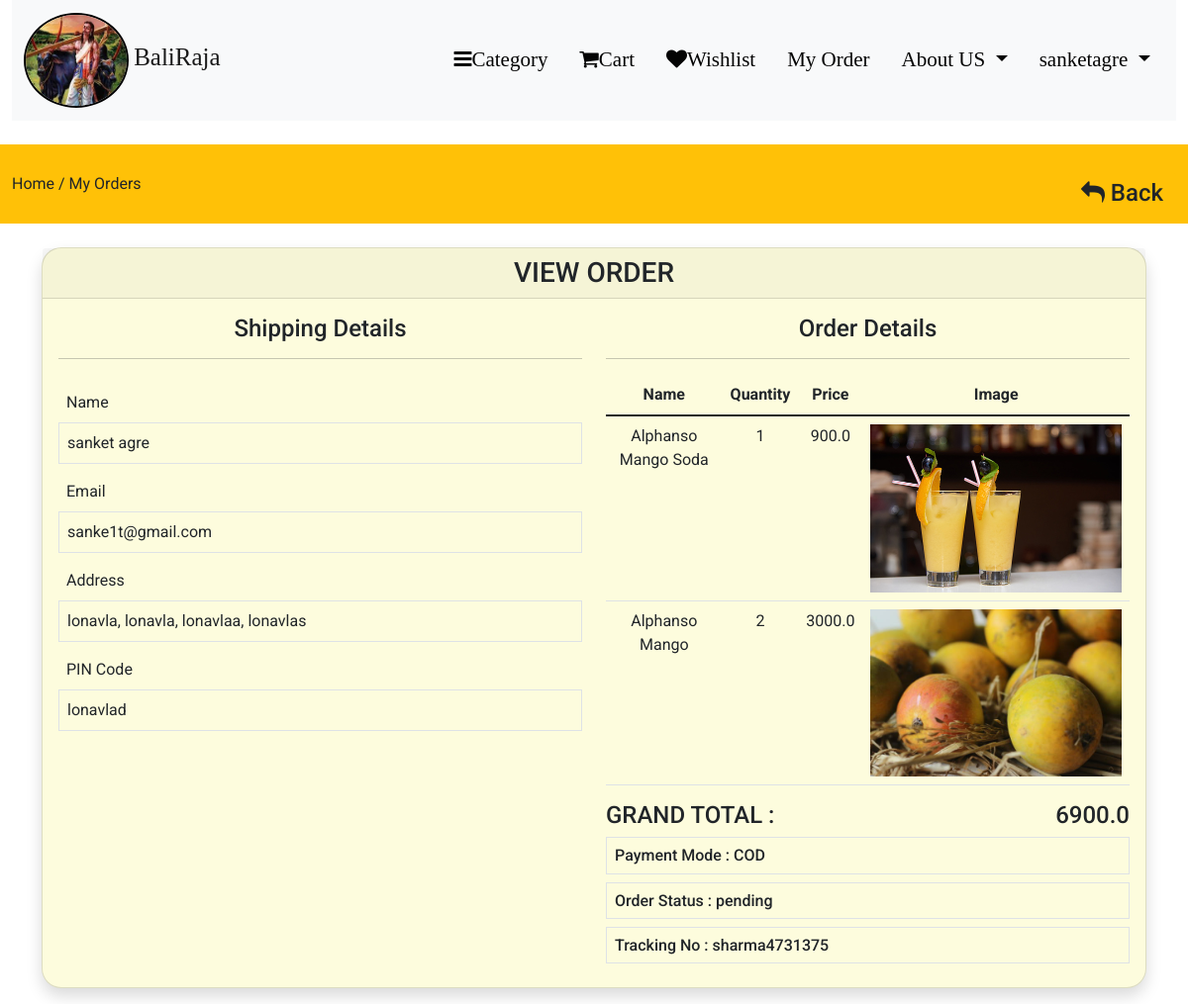
The page /view-order/sharma4731375 (signed in) on the database its author committed.
### app/models.py (models this page shows, shortened)
class Order(models.Model):
    user=models.ForeignKey(User, on_delete=models.CASCADE)
    fname= models.CharField(max_length=150, null=False)
    lname= models.CharField(max_length=150, null=False)
    email= models.CharField(max_length=150, null=False)
    phone= models.CharField(max_length=150, null=False)
    address= models.TextField(null=False)
    city= models.CharField(max_length=150, null=False)
    state= models.CharField(max_length=150, null=False)
    country= models.CharField(max_length=150, null=False)
    pincode= models.CharField(max_length=150, null=False)
    total_price=models.FloatField(null=False)
    payment_mode=models.CharField(max_length=150, null=False)
    payment_id=models.CharField(max_length=250, null=True, blank=True)
    orderstatus=(
        ('pending','pending'),
        ('out for shipping','out for shipping' ),
        ('completed','completed')
    )
    status= models.CharField(max_length=150, choices=orderstatus, default='pending')
    message= models.TextField(null=True, blank=True)
    tracking_no=models.CharField(max_length=150, null=True)
    created_at=models.DateTimeField( auto_now_add=True)
    updated_at=models.DateTimeField(auto_now=True)

class OrderItem(models.Model):
    order=models.ForeignKey(Order, on_delete=models.CASCADE)
    Product=models.ForeignKey(product, on_delete=models.CASCADE)
    price=models.FloatField(null=False)
    quantity=models.IntegerField(null=False)

class product(models.Model):
    category=models.ForeignKey(category, on_delete=models.CASCADE)
    slug= models.CharField(max_length=191, null=False, blank=False)
    name= models.CharField(max_length=191, null=False, blank=False)
    product_image=models.ImageField(upload_to=get_file_path,null=False, blank=False )
    small_desc= models.TextField(max_length=250, null=True, blank=False )
    quantity=models.IntegerField(null=False, blank=False)
    qty_prod= models.CharField(max_length=191, null=True, blank=True)
    title_qty= models.CharField(max_length=191, null=True, blank=True)
    product_desc= models.TextField(max_length=500, null=False, blank=False )
    original_price=models.FloatField(null=False, blank=False)
    selling_price=models.FloatField(null=False, blank=False)
    status=models.BooleanField(default=False, help_text="0=default, 1=Hidden")
    trending=models.BooleanField(default=False, help_text="0=default, 1=Trending")
    best_deal=models.BooleanField(default=False, help_text="0=default, 1=Best_deal")
    vegitables=models.BooleanField(default=False, help_text="0=default, 1=Vegitables")
    fruits=models.BooleanField(default=False, help_text="0=default, 1=Fruits")
    harbs=models.BooleanField(default=False, help_text="0=default, 1=Harbs")
    dry_fruits=models.BooleanField(default=False, help_text="0=default, 1=Dry_fruits")
    dal=models.BooleanField(default=False, help_text="0=default, 1=Dal")
    masale=models.BooleanField(default=False, help_text="0=default, 1=Masale")
    farming_Tools=models.BooleanField(default=False, help_text="0=default, 1=Farming_Tools")
    fertilizer=models.BooleanField(default=False, help_text="0=default, 1=Fertilizer")
    insecticides=models.BooleanField(default=False, help_text="0=default, 1=Insecticides")
    other_farming_Tools=models.BooleanField(default=False, help_text="0=default, 1=Other_farming_Tools")
    tag=models.CharField(max_length=150, null=True, blank=False )
    meta_title=models.CharField(max_length=191, null=False, blank=False)
    meta_keywords=models.CharField(max_length=191, null=False, blank=False)
    meta_desc= models.TextField(max_length=500, null=False, blank=False )
    created_at=models.DateTimeField(auto_now_add=True)

### app/controller/order.py (the view)
# urls.py: path("view-order/<str:t_no>", order.orderview, name="orderview"),
@login_required(login_url="loginpage")
def orderview(request, t_no):
    order= Order.objects.filter(tracking_no=t_no).filter(user=request.user).first()
    orderitems=OrderItem.objects.filter(order=order)
    context={'order':order,'orderitems':orderitems}
    return render(request, 'products/order/view.html', context)

### template/products/order/view.html
{% extends 'base.html' %}
{% block body %}
<div class="py-1 my-4 bg-warning">
    <div class="container-fluid my-4 ">
        <a class="text-dark" href="{% url 'home' %}"> Home /</a>
        <a class="text-dark" href="{% url 'myorder' %}"> My Orders </a>
        <a href="{% url 'myorder' %}" class="btn btn-warning float-end text-dark"><h4><i class="fa fa-reply"></i> Back </h4></a>
    </div>
</div>
<div class="container my-3">
    <div class="row">
        <div class="col-md-12 ">
            <div class="card shadow ">
                <div class="card-header text-center ">
                    <h3 class="mb-0"> VIEW ORDER</h3>
                </div>
                <div class="card-body ">
                    <div class="row">
                        <div class="col-md-6">
                            <h4 class="text-center" >Shipping Details</h4>
                            <hr>
                            <label class=" mt-2 p-2 "> Name</label>
                            <div class="border p-2">{{ order.fname }} {{ order.lname }}</div>
                            <label class=" mt-2 p-2">Email</label>
                            <div class="border p-2">{{ order.email }}</div>
                            <label class=" mt-2 p-2"> Address</label>
                            <div class="border p-2">
                                {{ order.address }},
                                {{ order.city }},
                                {{ order.state }},
                                {{ order.country }}
                            </div>
                            <label class=" mt-2 p-2">PIN Code</label>
                            <div class="border p-2">{{ order.pincode }}</div>
                        </div>
                        <div class="col-md-6">
                            <h4 class="text-center" > Order Details</h4>
                            <hr>
                            <table class="table table-bord text-center">
                                <thead>
                                    <tr>
                                        <th>Name </th>
                                        <th>Quantity</th>
                                        <th>Price</th>
                                        <th>Image</th>
                                    </tr>
                                </thead>
                                <tbody>
                                    {% for item in orderitems %}
                                        <tr>
                                            <td>{{ item.Product.name }}</td>
                                            <td>{{ item.quantity }}</td>
                                            <td>{{ item.price }}</td>
                                            <td>
                                                <img src="{{ item.Product.product_image.url }}" class="w-100" alt="product Image">
                                            </td>
                                        </tr>
                                    {% endfor %}
                                </tbody>
                            </table>
                            <h4> GRAND TOTAL : <span class="float-end">{{ order.total_price }}</span></h4>
                            <h6 class="border p-2" > Payment Mode : {{ order.payment_mode }}</h6>
                            <h6 class="border p-2" > Order Status : {{ order.status }}</h6>
                            <h6 class="border p-2" > Tracking No : {{ order.tracking_no }}</h6>
                        </div>
                    </div>
                </div>
            </div>
        </div>
    </div>
</div>
{% endblock body %}

### template/navbar.html (shortened to what this page needs)
<div class="container-fluid">
  <nav class="navbar navbar-expand-lg navbar-light bg-light">
    <div class="container-fluid">
      <a class="navbar-brand" href="/">
        <img  class="svg balirajalogo w-50"src="/static/images/1.jfif" alt="logo" > <i class="fa fa " style="font-size: 25px;">BaliRaja</i> </a>
      <div class="collapse navbar-collapse" id="navbarSupportedContent">
        <ul class="navbar-nav text-center ms-auto">
          <li class="nav-item">
            <a class="nav-link {% if request.resolver_match.url_name == 'collection' %}active{% endif %}" aria-current="page" href="{% url 'collection' %}"> <i class="fa fa-bars">Category</i></a>
          </li>
          <li class="nav-item">
            <a class="nav-link {% if request.resolver_match.url_name == 'cart' %}active{% endif %}" aria-current="page" href="{% url 'cart' %}"> <i class="fa fa-shopping-cart">Cart</i></a>
          </li>
          <li class="nav-item">
            <a class="nav-link {% if request.resolver_match.url_name == 'wishlist' %}active{% endif %}" aria-current="page" href="{% url 'wishlist' %}"> <i class="fa fa-heart">Wishlist</i></a>
          </li>
          <li class="nav-item">
            <a class="nav-link {% if request.resolver_match.url_name == 'myorder' %}active{% endif %}" aria-current="page" href="{% url 'myorder' %}"> <i class="fa fa">My Order</i></a>
          </li>
          <li class="nav-item dropdown">
            <a class="nav-link dropdown-toggle" href="#" id="navbarDropdown" role="button" data-bs-toggle="dropdown" aria-expanded="false">
              <i class="fa fa-about">About US</i>
            </a>
          </li>
          {% if request.user.is_authenticated %}
          <li class="nav-item dropdown">
            <a class="nav-link dropdown-toggle" href="#" id="navbarDropdown" role="button" data-bs-toggle="dropdown" aria-expanded="false">
              <i class="fa fa-about">{{request.user}}</i>
            </a>
          </li>
          {% endif %}
        </ul>
      </div>
    </div>
  </nav>
</div>

### template/base.html (style rules this page uses)
* { font-family: 'Roboto', sans-serif; margin: 0; padding: 0; }
a { text-decoration: none; }
.card { background-color: #fdfcdd; border-radius: 1.25rem; }

### template/navbar.html (style rules this page uses)
.svg { height: 6rem; width: 2rem; padding-right: .0005rem; padding-left: .0005rem; color: rgb(255, 255, 255); border-radius: 50%; border: 2px solid black; }
.nav-link { padding-right: 1.3rem; padding-left: .5rem; color: #000000; font-size: 21px; }
.navbar-light .navbar-nav .nav-link { color: rgb(4, 4, 4); }
a { color: #0f1012; }
ul { display: inline-block; }
ul li { display: inline-block; margin: 0 6px; }
.navbar-nav { display: inline-block; }

### rows shown on the page
Order: fname "sanket", lname "agre", email "sanke1t@gmail.com", address "lonavla", city "lonavla", state "lonavlaa", country "lonavlas", pincode "lonavlad", total_price "6900.0", payment_mode "COD", status "pending", tracking_no "sharma4731375"
OrderItem: Product.name "Alphanso Mango Soda", quantity "1", price "900.0", Product.product_image (picture)
OrderItem: Product.name "Alphanso Mango", quantity "2", price "3000.0", Product.product_image (picture)

### other values the page prints
{{ request.user }} "sanketagre"
